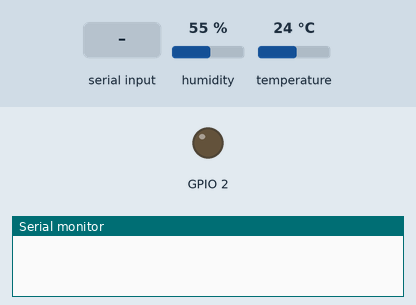
Bench run of a program on a simulated ESP32. Parts: output pins drawn as LEDs (lit = HIGH), the last lines printed to the serial monitor. Inputs (shaded band) come from the test bench; at power-on: humidity 55 %, temperature 24 °C. Nothing arrives over Bluetooth unless stated.

Above: at 1.2 s.
1.3 s: "led on!" received over the second serial link
At 2.5 s:
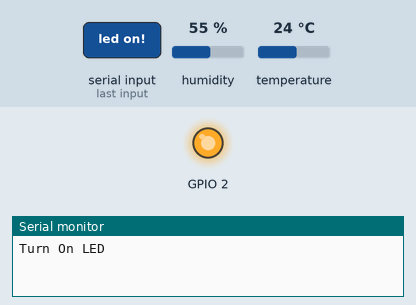
2.8 s: "led off!" received over the second serial link
At 3.7 s:
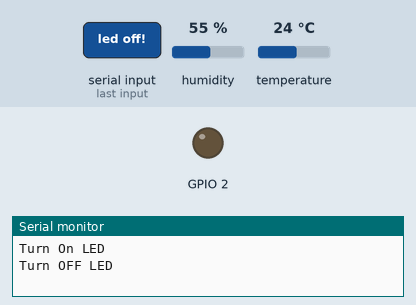
Timing chart, 0 to 5.8 s (numbered marks = the images above; inputs shaded):
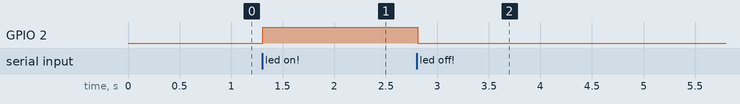

Measured:
- after the input at 1.3 s, GPIO 2: LOW → HIGH at once
- after the input at 2.8 s, GPIO 2: HIGH → LOW at once

The program:

main.cpp
```cpp
#include <Arduino.h>
#include <SPI.h>
#include <DHT.h>
#include <Wire.h>
#include <BluetoothSerial.h>

BluetoothSerial SerialBT;
#define DHT_PIN 5
#define DHT_TYPE DHT11

DHT dht(DHT_PIN, DHT_TYPE);
float temperature, humid;
void UpdateData();
int lastTransmit = 0;
String receive;
void setup()
{
  // put your setup code here, to run once:
  Serial.begin(9600);
  SerialBT.begin("ESP 32 Classic");
  dht.begin();
  pinMode(BUILTIN_LED, OUTPUT);
}

void loop()
{
  // put your main code here, to run repeatedly:
  if (SerialBT.available())
  {
    char receiveData = SerialBT.read();
    receive += receiveData;
    if (receiveData == '!')
    {
      if (receive == "led on!")
      {
        Serial.println("Turn On LED");
        SerialBT.println("Turn On LED");
        digitalWrite(BUILTIN_LED, HIGH);
      }
      else if (receive == "led off!")
      {
        Serial.println("Turn OFF LED");
        SerialBT.println("Turn OFF LED");
        digitalWrite(BUILTIN_LED, LOW);
      }
      else
      {
        Serial.println("404");
        SerialBT.println("404");
      }
      receive = "";
      SerialBT.flush();
    }
  }
  if (millis() - lastTransmit > 5000)
  {
    UpdateData();
    String sentence = "Temperature: " + String(temperature) + "Humidity: " + String(humid);
    Serial.println(sentence);
    SerialBT.println(sentence);
    lastTransmit = millis();
  }
}

void UpdateData()
{
  temperature = dht.readTemperature();
  humid = dht.readHumidity();
}
```
